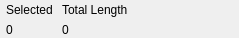
<?xml version="1.0" encoding="UTF-8"?>
<ui version="4.0">
 <class>QG_SelectionWidget</class>
 <widget class="QWidget" name="QG_SelectionWidget">
  <property name="geometry">
   <rect>
    <x>0</x>
    <y>0</y>
    <width>239</width>
    <height>38</height>
   </rect>
  </property>
  <property name="sizePolicy">
   <sizepolicy hsizetype="Minimum" vsizetype="Minimum">
    <horstretch>0</horstretch>
    <verstretch>0</verstretch>
   </sizepolicy>
  </property>
  <property name="minimumSize">
   <size>
    <width>145</width>
    <height>29</height>
   </size>
  </property>
  <property name="maximumSize">
   <size>
    <width>240</width>
    <height>50</height>
   </size>
  </property>
  <property name="windowTitle">
   <string>Selection</string>
  </property>
  <layout class="QGridLayout" name="gridLayout">
   <property name="leftMargin">
    <number>6</number>
   </property>
   <property name="topMargin">
    <number>0</number>
   </property>
   <property name="rightMargin">
    <number>2</number>
   </property>
   <property name="bottomMargin">
    <number>0</number>
   </property>
   <property name="verticalSpacing">
    <number>2</number>
   </property>
   <item row="0" column="0">
    <widget class="QLabel" name="lLabel">
     <property name="sizePolicy">
      <sizepolicy hsizetype="Preferred" vsizetype="Preferred">
       <horstretch>0</horstretch>
       <verstretch>0</verstretch>
      </sizepolicy>
     </property>
     <property name="minimumSize">
      <size>
       <width>50</width>
       <height>0</height>
      </size>
     </property>
     <property name="maximumSize">
      <size>
       <width>16777215</width>
       <height>16777215</height>
      </size>
     </property>
     <property name="frameShape">
      <enum>QFrame::NoFrame</enum>
     </property>
     <property name="frameShadow">
      <enum>QFrame::Plain</enum>
     </property>
     <property name="text">
      <string>Selected</string>
     </property>
     <property name="wordWrap">
      <bool>false</bool>
     </property>
    </widget>
   </item>
   <item row="0" column="2">
    <spacer name="horizontalSpacer">
     <property name="orientation">
      <enum>Qt::Horizontal</enum>
     </property>
     <property name="sizeHint" stdset="0">
      <size>
       <width>40</width>
       <height>20</height>
      </size>
     </property>
    </spacer>
   </item>
   <item row="1" column="1">
    <widget class="QLabel" name="lTotalLength">
     <property name="sizePolicy">
      <sizepolicy hsizetype="Preferred" vsizetype="Preferred">
       <horstretch>0</horstretch>
       <verstretch>0</verstretch>
      </sizepolicy>
     </property>
     <property name="maximumSize">
      <size>
       <width>16777215</width>
       <height>16777215</height>
      </size>
     </property>
     <property name="focusPolicy">
      <enum>Qt::ClickFocus</enum>
     </property>
     <property name="toolTip">
      <string>Total length of selected entities</string>
     </property>
     <property name="text">
      <string notr="true">0</string>
     </property>
     <property name="wordWrap">
      <bool>false</bool>
     </property>
     <property name="textInteractionFlags">
      <set>Qt::TextSelectableByKeyboard|Qt::TextSelectableByMouse</set>
     </property>
    </widget>
   </item>
   <item row="0" column="1">
    <widget class="QLabel" name="lLabelLength">
     <property name="sizePolicy">
      <sizepolicy hsizetype="Preferred" vsizetype="Preferred">
       <horstretch>0</horstretch>
       <verstretch>0</verstretch>
      </sizepolicy>
     </property>
     <property name="minimumSize">
      <size>
       <width>85</width>
       <height>0</height>
      </size>
     </property>
     <property name="maximumSize">
      <size>
       <width>16777215</width>
       <height>16777215</height>
      </size>
     </property>
     <property name="frameShape">
      <enum>QFrame::NoFrame</enum>
     </property>
     <property name="frameShadow">
      <enum>QFrame::Plain</enum>
     </property>
     <property name="text">
      <string>Total Length</string>
     </property>
     <property name="wordWrap">
      <bool>false</bool>
     </property>
    </widget>
   </item>
   <item row="1" column="0">
    <widget class="QLabel" name="lEntities">
     <property name="sizePolicy">
      <sizepolicy hsizetype="Preferred" vsizetype="Preferred">
       <horstretch>0</horstretch>
       <verstretch>0</verstretch>
      </sizepolicy>
     </property>
     <property name="maximumSize">
      <size>
       <width>16777215</width>
       <height>16777215</height>
      </size>
     </property>
     <property name="focusPolicy">
      <enum>Qt::ClickFocus</enum>
     </property>
     <property name="toolTip">
      <string>Number of selected entities</string>
     </property>
     <property name="text">
      <string notr="true">0</string>
     </property>
     <property name="wordWrap">
      <bool>false</bool>
     </property>
     <property name="indent">
      <number>0</number>
     </property>
     <property name="textInteractionFlags">
      <set>Qt::TextSelectableByKeyboard|Qt::TextSelectableByMouse</set>
     </property>
    </widget>
   </item>
  </layout>
 </widget>
 <layoutdefault spacing="6" margin="11"/>
 <resources/>
 <connections/>
</ui>
